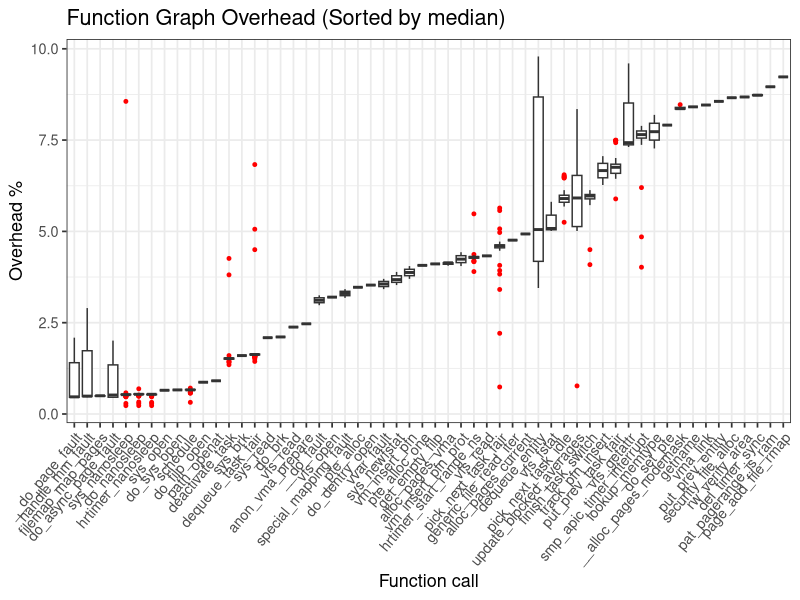

This chart was generated by the following R code:
#!/usr/bin/env Rscript
library(ggplot2)
data=read.table("./bootup-trace/rscript/overhead_kernel_user_space_functions.csv", header=T, sep=',')

data <- subset(data, overhead >= 0 & overhead < 10)
# 
pl<-ggplot(data, aes(x = reorder(function_name, overhead, FUN=median),  function_name, y = overhead )) +
  geom_boxplot(outlier.colour = "red", outlier.size=1) +
  # coord_flip() +
  labs(title = "Function Graph Overhead (Sorted by median)") +
  xlab("Function call") +
  ylab("Overhead %") +
  theme_bw() +
  theme_bw(base_size = 13) +
  theme(legend.position = "top") +
  theme(axis.text.x = element_text(angle = 50, hjust = 1))
  # theme(axis.ticks = element_line(size = 1))
plot(pl)